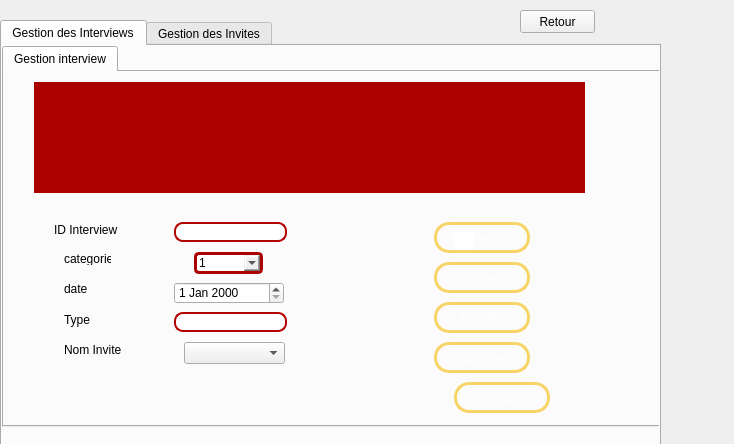
<?xml version="1.0" encoding="UTF-8"?>
<ui version="4.0">
 <class>gestion_invite</class>
 <widget class="QWidget" name="gestion_invite">
  <property name="geometry">
   <rect>
    <x>0</x>
    <y>0</y>
    <width>734</width>
    <height>444</height>
   </rect>
  </property>
  <property name="windowTitle">
   <string>Form</string>
  </property>
  <widget class="QTabWidget" name="tabWidget_2">
   <property name="geometry">
    <rect>
     <x>0</x>
     <y>20</y>
     <width>661</width>
     <height>431</height>
    </rect>
   </property>
   <property name="currentIndex">
    <number>0</number>
   </property>
   <widget class="QWidget" name="tab_4">
    <attribute name="title">
     <string>Gestion des Interviews</string>
    </attribute>
    <widget class="QTabWidget" name="tabWidget">
     <property name="geometry">
      <rect>
       <x>0</x>
       <y>0</y>
       <width>661</width>
       <height>381</height>
      </rect>
     </property>
     <property name="currentIndex">
      <number>0</number>
     </property>
     <widget class="QWidget" name="tab_2">
      <attribute name="title">
       <string>Gestion interview</string>
      </attribute>
      <widget class="QTableView" name="tabchambre">
       <property name="geometry">
        <rect>
         <x>30</x>
         <y>10</y>
         <width>551</width>
         <height>111</height>
        </rect>
       </property>
       <property name="styleSheet">
        <string notr="true">QWidget {
    background-color: #aa0000;
    color: #fffff8;
}
QTableView{border: 6px solid #aa0000; /*other code about padding background stc*/ ;}
QHeaderView::section {
    background-color: #aaaa7f;
    padding: 4px;
    border: 1px solid #fffff8;
    font-size: 8pt;
}

QTableWidget {
    gridline-color: #ff4842;
    font-size: 9pt;
}

QTableWidget QTableCornerButton::section {
    background-color: #ff4842;
    border: 1px solid #fffff8;
}</string>
       </property>
      </widget>
      <widget class="QPushButton" name="pb_ajouter">
       <property name="geometry">
        <rect>
         <x>430</x>
         <y>190</y>
         <width>96</width>
         <height>31</height>
        </rect>
       </property>
       <property name="styleSheet">
        <string notr="true"> QPushButton {
color: #ffffff;
border: 3px solid #f8d466;
font: 8pt &quot;MS Reference Sans Serif&quot;;
border-radius: 15px;
padding: 5px;
background: qradialgradient(cx: 0.3, cy: -0.4,
fx: 0.3, fy: -0.4,
radius: 3, stop: 0 #aa3118, stop: 1 #550000);
min-width: 80px;
}

QPushButton:hover {
background: qradialgradient(cx: 0.3, cy: -0.4,
fx: 0.3, fy: -0.4,
radius: 3, stop: 0 #aa3118, stop: 1 #552a2a);
}

 QPushButton:pressed {
background: qradialgradient(cx: 0.4, cy: -0.1,
fx: 0.4, fy: -0.1,
radius: 3, stop: 0 #aa3118, stop: 1 #554040);
}</string>
       </property>
       <property name="text">
        <string>Ajouter</string>
       </property>
      </widget>
      <widget class="QLabel" name="label_2">
       <property name="geometry">
        <rect>
         <x>60</x>
         <y>180</y>
         <width>47</width>
         <height>13</height>
        </rect>
       </property>
       <property name="text">
        <string>categorie</string>
       </property>
      </widget>
      <widget class="QLineEdit" name="lineEdit_num">
       <property name="geometry">
        <rect>
         <x>170</x>
         <y>150</y>
         <width>113</width>
         <height>20</height>
        </rect>
       </property>
       <property name="styleSheet">
        <string notr="true">QLineEdit
{
border-radius:9px;
border: 2px solid #b50000;
background: qradialgradient(cx: 0.3, cy: -0.4,
fx: 0.0, fy: -0.0,
radius: 1.89, stop: 0 #ffffff, stop: 1 #999);
}</string>
       </property>
      </widget>
      <widget class="QLabel" name="label">
       <property name="geometry">
        <rect>
         <x>50</x>
         <y>150</y>
         <width>81</width>
         <height>16</height>
        </rect>
       </property>
       <property name="text">
        <string>ID Interview</string>
       </property>
      </widget>
      <widget class="QPushButton" name="pb_supprimer">
       <property name="geometry">
        <rect>
         <x>430</x>
         <y>270</y>
         <width>96</width>
         <height>31</height>
        </rect>
       </property>
       <property name="styleSheet">
        <string notr="true"> QPushButton {
color: #ffffff;
border: 3px solid #f8d466;
font: 8pt &quot;MS Reference Sans Serif&quot;;
border-radius: 15px;
padding: 5px;
background: qradialgradient(cx: 0.3, cy: -0.4,
fx: 0.3, fy: -0.4,
radius: 3, stop: 0 #aa3118, stop: 1 #550000);
min-width: 80px;
}

QPushButton:hover {
background: qradialgradient(cx: 0.3, cy: -0.4,
fx: 0.3, fy: -0.4,
radius: 3, stop: 0 #aa3118, stop: 1 #552a2a);
}

 QPushButton:pressed {
background: qradialgradient(cx: 0.4, cy: -0.1,
fx: 0.4, fy: -0.1,
radius: 3, stop: 0 #aa3118, stop: 1 #554040);
}</string>
       </property>
       <property name="text">
        <string>Supprimer</string>
       </property>
      </widget>
      <widget class="QPushButton" name="pb_modifier">
       <property name="geometry">
        <rect>
         <x>430</x>
         <y>230</y>
         <width>96</width>
         <height>31</height>
        </rect>
       </property>
       <property name="styleSheet">
        <string notr="true"> QPushButton {
color: #ffffff;
border: 3px solid #f8d466;
font: 8pt &quot;MS Reference Sans Serif&quot;;
border-radius: 15px;
padding: 5px;
background: qradialgradient(cx: 0.3, cy: -0.4,
fx: 0.3, fy: -0.4,
radius: 3, stop: 0 #aa3118, stop: 1 #550000);
min-width: 80px;
}

QPushButton:hover {
background: qradialgradient(cx: 0.3, cy: -0.4,
fx: 0.3, fy: -0.4,
radius: 3, stop: 0 #aa3118, stop: 1 #552a2a);
}

 QPushButton:pressed {
background: qradialgradient(cx: 0.4, cy: -0.1,
fx: 0.4, fy: -0.1,
radius: 3, stop: 0 #aa3118, stop: 1 #554040);
}</string>
       </property>
       <property name="text">
        <string>Modifier</string>
       </property>
      </widget>
      <widget class="QPushButton" name="pb_rechercher">
       <property name="geometry">
        <rect>
         <x>430</x>
         <y>150</y>
         <width>96</width>
         <height>31</height>
        </rect>
       </property>
       <property name="styleSheet">
        <string notr="true"> QPushButton {
color: #ffffff;
border: 3px solid #f8d466;
font: 8pt &quot;MS Reference Sans Serif&quot;;
border-radius: 15px;
padding: 5px;
background: qradialgradient(cx: 0.3, cy: -0.4,
fx: 0.3, fy: -0.4,
radius: 3, stop: 0 #aa3118, stop: 1 #550000);
min-width: 80px;
}

QPushButton:hover {
background: qradialgradient(cx: 0.3, cy: -0.4,
fx: 0.3, fy: -0.4,
radius: 3, stop: 0 #aa3118, stop: 1 #552a2a);
}

 QPushButton:pressed {
background: qradialgradient(cx: 0.4, cy: -0.1,
fx: 0.4, fy: -0.1,
radius: 3, stop: 0 #aa3118, stop: 1 #554040);
}</string>
       </property>
       <property name="text">
        <string>Rechercher</string>
       </property>
      </widget>
      <widget class="QLineEdit" name="lineEdit_idservice">
       <property name="geometry">
        <rect>
         <x>170</x>
         <y>240</y>
         <width>113</width>
         <height>20</height>
        </rect>
       </property>
       <property name="styleSheet">
        <string notr="true">QLineEdit
{
border-radius:9px;
border: 2px solid #b50000;
background: qradialgradient(cx: 0.3, cy: -0.4,
fx: 0.0, fy: -0.0,
radius: 1.89, stop: 0 #ffffff, stop: 1 #999);
}
</string>
       </property>
       <property name="text">
        <string/>
       </property>
      </widget>
      <widget class="QLabel" name="label_4">
       <property name="geometry">
        <rect>
         <x>60</x>
         <y>210</y>
         <width>47</width>
         <height>13</height>
        </rect>
       </property>
       <property name="text">
        <string>date</string>
       </property>
      </widget>
      <widget class="QLabel" name="label_9">
       <property name="geometry">
        <rect>
         <x>60</x>
         <y>240</y>
         <width>71</width>
         <height>16</height>
        </rect>
       </property>
       <property name="text">
        <string>Type</string>
       </property>
      </widget>
      <widget class="QLineEdit" name="lineEdit_disponibilite">
       <property name="geometry">
        <rect>
         <x>450</x>
         <y>160</y>
         <width>20</width>
         <height>20</height>
        </rect>
       </property>
       <property name="styleSheet">
        <string notr="true">QLineEdit{
background-color: transparent;
border-image: url(:off.png);
background: none;
border: none;
background-repeat: none;
}</string>
       </property>
      </widget>
      <widget class="QLabel" name="label_11">
       <property name="geometry">
        <rect>
         <x>60</x>
         <y>270</y>
         <width>71</width>
         <height>16</height>
        </rect>
       </property>
       <property name="text">
        <string>Nom Invite</string>
       </property>
      </widget>
      <widget class="QComboBox" name="comboBox">
       <property name="geometry">
        <rect>
         <x>180</x>
         <y>270</y>
         <width>101</width>
         <height>22</height>
        </rect>
       </property>
      </widget>
      <widget class="QComboBox" name="comboBox_2">
       <property name="geometry">
        <rect>
         <x>190</x>
         <y>180</y>
         <width>69</width>
         <height>22</height>
        </rect>
       </property>
       <property name="styleSheet">
        <string notr="true">QComboBox {
	border: 3px solid #aa0000;
	border-radius: 5px;
	background:qradialgradient(cx: 0.3, cy: -0.4,
fx: 0.0, fy: -0.0,
radius: 1.89, stop: 0 #ffffff, stop: 1 #999);
	
}
</string>
       </property>
       <item>
        <property name="text">
         <string>1</string>
        </property>
       </item>
       <item>
        <property name="text">
         <string>2</string>
        </property>
       </item>
       <item>
        <property name="text">
         <string>3</string>
        </property>
       </item>
      </widget>
      <widget class="QDateEdit" name="dateEdit">
       <property name="geometry">
        <rect>
         <x>170</x>
         <y>210</y>
         <width>110</width>
         <height>22</height>
        </rect>
       </property>
       <property name="styleSheet">
        <string notr="true">QDate{
	border: 3px solid #aa0000;
	border-radius: 5px;
	background:qradialgradient(cx: 0.3, cy: -0.4,
fx: 0.0, fy: -0.0,
radius: 1.89, stop: 0 #ffffff, stop: 1 #999);
	
}
</string>
       </property>
      </widget>
      <widget class="QLabel" name="label_8">
       <property name="geometry">
        <rect>
         <x>-10</x>
         <y>-40</y>
         <width>671</width>
         <height>411</height>
        </rect>
       </property>
       <property name="styleSheet">
        <string notr="true">border-image: url(C:/Users/MY HP/Desktop/QT/Crud interview,invite/projet2020/malek/afficher5.png);



</string>
       </property>
       <property name="text">
        <string/>
       </property>
      </widget>
      <widget class="QPushButton" name="pb_supprimer_3">
       <property name="geometry">
        <rect>
         <x>450</x>
         <y>310</y>
         <width>96</width>
         <height>31</height>
        </rect>
       </property>
       <property name="styleSheet">
        <string notr="true"> QPushButton {
color: #ffffff;
border: 3px solid #f8d466;
font: 8pt &quot;MS Reference Sans Serif&quot;;
border-radius: 15px;
padding: 5px;
background: qradialgradient(cx: 0.3, cy: -0.4,
fx: 0.3, fy: -0.4,
radius: 3, stop: 0 #aa3118, stop: 1 #550000);
min-width: 80px;
}

QPushButton:hover {
background: qradialgradient(cx: 0.3, cy: -0.4,
fx: 0.3, fy: -0.4,
radius: 3, stop: 0 #aa3118, stop: 1 #552a2a);
}

 QPushButton:pressed {
background: qradialgradient(cx: 0.4, cy: -0.1,
fx: 0.4, fy: -0.1,
radius: 3, stop: 0 #aa3118, stop: 1 #554040);
}</string>
       </property>
       <property name="text">
        <string>Stat</string>
       </property>
      </widget>
      <zorder>label_8</zorder>
      <zorder>lineEdit_disponibilite</zorder>
      <zorder>tabchambre</zorder>
      <zorder>pb_ajouter</zorder>
      <zorder>label_2</zorder>
      <zorder>lineEdit_num</zorder>
      <zorder>label</zorder>
      <zorder>pb_supprimer</zorder>
      <zorder>pb_modifier</zorder>
      <zorder>pb_rechercher</zorder>
      <zorder>lineEdit_idservice</zorder>
      <zorder>label_4</zorder>
      <zorder>label_9</zorder>
      <zorder>label_11</zorder>
      <zorder>comboBox</zorder>
      <zorder>comboBox_2</zorder>
      <zorder>dateEdit</zorder>
      <zorder>pb_supprimer_3</zorder>
     </widget>
    </widget>
   </widget>
   <widget class="QWidget" name="tab_5">
    <attribute name="title">
     <string>Gestion des Invites</string>
    </attribute>
    <widget class="QTabWidget" name="tabWidget_3">
     <property name="geometry">
      <rect>
       <x>0</x>
       <y>0</y>
       <width>651</width>
       <height>391</height>
      </rect>
     </property>
     <property name="currentIndex">
      <number>0</number>
     </property>
     <widget class="QWidget" name="tab_6">
      <attribute name="title">
       <string>Ajouter invite</string>
      </attribute>
      <widget class="QLabel" name="label_5">
       <property name="geometry">
        <rect>
         <x>60</x>
         <y>150</y>
         <width>61</width>
         <height>16</height>
        </rect>
       </property>
       <property name="text">
        <string>Nom</string>
       </property>
      </widget>
      <widget class="QLineEdit" name="lineEdit_id_3">
       <property name="geometry">
        <rect>
         <x>170</x>
         <y>150</y>
         <width>113</width>
         <height>20</height>
        </rect>
       </property>
       <property name="styleSheet">
        <string notr="true">QLineEdit
{
border-radius:9px;
border: 2px solid #b50000;
background: qradialgradient(cx: 0.3, cy: -0.4,
fx: 0.0, fy: -0.0,
radius: 1.89, stop: 0 #ffffff, stop: 1 #999);
}</string>
       </property>
      </widget>
      <widget class="QLabel" name="label_6">
       <property name="geometry">
        <rect>
         <x>60</x>
         <y>190</y>
         <width>61</width>
         <height>16</height>
        </rect>
       </property>
       <property name="text">
        <string>Date</string>
       </property>
      </widget>
      <widget class="QLabel" name="label_7">
       <property name="geometry">
        <rect>
         <x>60</x>
         <y>240</y>
         <width>61</width>
         <height>16</height>
        </rect>
       </property>
       <property name="text">
        <string>Heure</string>
       </property>
      </widget>
      <widget class="QPushButton" name="pb_ajouter_2">
       <property name="geometry">
        <rect>
         <x>400</x>
         <y>190</y>
         <width>96</width>
         <height>31</height>
        </rect>
       </property>
       <property name="styleSheet">
        <string notr="true"> QPushButton {
color: #ffffff;
border: 3px solid #f8d466;
font: 8pt &quot;MS Reference Sans Serif&quot;;
border-radius: 15px;
padding: 5px;
background: qradialgradient(cx: 0.3, cy: -0.4,
fx: 0.3, fy: -0.4,
radius: 3, stop: 0 #aa3118, stop: 1 #550000);
min-width: 80px;
}

QPushButton:hover {
background: qradialgradient(cx: 0.3, cy: -0.4,
fx: 0.3, fy: -0.4,
radius: 3, stop: 0 #aa3118, stop: 1 #552a2a);
}

 QPushButton:pressed {
background: qradialgradient(cx: 0.4, cy: -0.1,
fx: 0.4, fy: -0.1,
radius: 3, stop: 0 #aa3118, stop: 1 #554040);
}</string>
       </property>
       <property name="text">
        <string>Ajouter</string>
       </property>
      </widget>
      <widget class="QLineEdit" name="lineEdit_prix_2">
       <property name="geometry">
        <rect>
         <x>170</x>
         <y>280</y>
         <width>113</width>
         <height>20</height>
        </rect>
       </property>
       <property name="styleSheet">
        <string notr="true">QLineEdit
{
border-radius:9px;
border: 2px solid #b50000;
background: qradialgradient(cx: 0.3, cy: -0.4,
fx: 0.0, fy: -0.0,
radius: 1.89, stop: 0 #ffffff, stop: 1 #999);
}</string>
       </property>
      </widget>
      <widget class="QLabel" name="label_10">
       <property name="geometry">
        <rect>
         <x>70</x>
         <y>290</y>
         <width>47</width>
         <height>13</height>
        </rect>
       </property>
       <property name="text">
        <string>statut</string>
       </property>
      </widget>
      <widget class="QPushButton" name="pb_modifier_4">
       <property name="geometry">
        <rect>
         <x>400</x>
         <y>232</y>
         <width>96</width>
         <height>31</height>
        </rect>
       </property>
       <property name="styleSheet">
        <string notr="true"> QPushButton {
color: #ffffff;
border: 3px solid #f8d466;
font: 8pt &quot;MS Reference Sans Serif&quot;;
border-radius: 15px;
padding: 5px;
background: qradialgradient(cx: 0.3, cy: -0.4,
fx: 0.3, fy: -0.4,
radius: 3, stop: 0 #aa3118, stop: 1 #550000);
min-width: 80px;
}

QPushButton:hover {
background: qradialgradient(cx: 0.3, cy: -0.4,
fx: 0.3, fy: -0.4,
radius: 3, stop: 0 #aa3118, stop: 1 #552a2a);
}

 QPushButton:pressed {
background: qradialgradient(cx: 0.4, cy: -0.1,
fx: 0.4, fy: -0.1,
radius: 3, stop: 0 #aa3118, stop: 1 #554040);
}</string>
       </property>
       <property name="text">
        <string>Modifier</string>
       </property>
      </widget>
      <widget class="QPushButton" name="pb_supprimer_2">
       <property name="geometry">
        <rect>
         <x>400</x>
         <y>270</y>
         <width>96</width>
         <height>31</height>
        </rect>
       </property>
       <property name="styleSheet">
        <string notr="true"> QPushButton {
color: #ffffff;
border: 3px solid #f8d466;
font: 8pt &quot;MS Reference Sans Serif&quot;;
border-radius: 15px;
padding: 5px;
background: qradialgradient(cx: 0.3, cy: -0.4,
fx: 0.3, fy: -0.4,
radius: 3, stop: 0 #aa3118, stop: 1 #550000);
min-width: 80px;
}

QPushButton:hover {
background: qradialgradient(cx: 0.3, cy: -0.4,
fx: 0.3, fy: -0.4,
radius: 3, stop: 0 #aa3118, stop: 1 #552a2a);
}

 QPushButton:pressed {
background: qradialgradient(cx: 0.4, cy: -0.1,
fx: 0.4, fy: -0.1,
radius: 3, stop: 0 #aa3118, stop: 1 #554040);
}</string>
       </property>
       <property name="text">
        <string>Supprimer</string>
       </property>
      </widget>
      <widget class="QTableView" name="tabservicech">
       <property name="geometry">
        <rect>
         <x>20</x>
         <y>20</y>
         <width>481</width>
         <height>111</height>
        </rect>
       </property>
       <property name="styleSheet">
        <string notr="true">QWidget {
    background-color: #aa0000;
    color: #fffff8;
}
QTableView{border: 6px solid #aa0000; /*other code about padding background stc*/ ;}
QHeaderView::section {
    background-color: #aaaa7f;
    padding: 4px;
    border: 1px solid #fffff8;
    font-size: 8pt;
}

QTableWidget {
    gridline-color: #ff4842;
    font-size: 9pt;
}

QTableWidget QTableCornerButton::section {
    background-color: #ff4842;
    border: 1px solid #fffff8;
}</string>
       </property>
      </widget>
      <widget class="QLineEdit" name="lineEdit_dispo">
       <property name="geometry">
        <rect>
         <x>420</x>
         <y>190</y>
         <width>20</width>
         <height>20</height>
        </rect>
       </property>
       <property name="styleSheet">
        <string notr="true">QLineEdit{
background-color: transparent;
border-image: url(:off.png);
background: none;
border: none;
background-repeat: none;
}</string>
       </property>
      </widget>
      <widget class="QLineEdit" name="lineEdit">
       <property name="geometry">
        <rect>
         <x>170</x>
         <y>240</y>
         <width>113</width>
         <height>20</height>
        </rect>
       </property>
       <property name="styleSheet">
        <string notr="true">QLineEdit
{
border-radius:9px;
border: 2px solid #b50000;
background: qradialgradient(cx: 0.3, cy: -0.4,
fx: 0.0, fy: -0.0,
radius: 1.89, stop: 0 #ffffff, stop: 1 #999);
}</string>
       </property>
      </widget>
      <widget class="QPushButton" name="pushButton">
       <property name="geometry">
        <rect>
         <x>400</x>
         <y>150</y>
         <width>96</width>
         <height>31</height>
        </rect>
       </property>
       <property name="styleSheet">
        <string notr="true"> QPushButton {
color: #ffffff;
border: 3px solid #f8d466;
font: 8pt &quot;MS Reference Sans Serif&quot;;
border-radius: 15px;
padding: 5px;
background: qradialgradient(cx: 0.3, cy: -0.4,
fx: 0.3, fy: -0.4,
radius: 3, stop: 0 #aa3118, stop: 1 #550000);
min-width: 80px;
}

QPushButton:hover {
background: qradialgradient(cx: 0.3, cy: -0.4,
fx: 0.3, fy: -0.4,
radius: 3, stop: 0 #aa3118, stop: 1 #552a2a);
}

 QPushButton:pressed {
background: qradialgradient(cx: 0.4, cy: -0.1,
fx: 0.4, fy: -0.1,
radius: 3, stop: 0 #aa3118, stop: 1 #554040);
}</string>
       </property>
       <property name="text">
        <string>rechercher</string>
       </property>
      </widget>
      <widget class="QDateEdit" name="dateEdit_2">
       <property name="geometry">
        <rect>
         <x>170</x>
         <y>190</y>
         <width>110</width>
         <height>22</height>
        </rect>
       </property>
       <property name="styleSheet">
        <string notr="true">QDate
{
border-radius:9px;
border: 2px solid #b50000;
background: qradialgradient(cx: 0.3, cy: -0.4,
fx: 0.0, fy: -0.0,
radius: 1.89, stop: 0 #ffffff, stop: 1 #999);
}</string>
       </property>
      </widget>
      <widget class="QLabel" name="label_3">
       <property name="geometry">
        <rect>
         <x>0</x>
         <y>0</y>
         <width>651</width>
         <height>391</height>
        </rect>
       </property>
       <property name="styleSheet">
        <string notr="true">border-image: url(C:/Users/MY HP/Desktop/QT/Crud interview,invite/projet2020/malek/afficher5.png);



</string>
       </property>
       <property name="text">
        <string/>
       </property>
      </widget>
      <zorder>label_3</zorder>
      <zorder>lineEdit_dispo</zorder>
      <zorder>label_5</zorder>
      <zorder>lineEdit_id_3</zorder>
      <zorder>label_6</zorder>
      <zorder>label_7</zorder>
      <zorder>pb_ajouter_2</zorder>
      <zorder>lineEdit_prix_2</zorder>
      <zorder>label_10</zorder>
      <zorder>pb_modifier_4</zorder>
      <zorder>pb_supprimer_2</zorder>
      <zorder>tabservicech</zorder>
      <zorder>lineEdit</zorder>
      <zorder>pushButton</zorder>
      <zorder>dateEdit_2</zorder>
     </widget>
     <widget class="QWidget" name="tab">
      <attribute name="title">
       <string>Page</string>
      </attribute>
      <widget class="QLabel" name="label_28">
       <property name="geometry">
        <rect>
         <x>41</x>
         <y>117</y>
         <width>50</width>
         <height>20</height>
        </rect>
       </property>
       <property name="text">
        <string>Password:</string>
       </property>
      </widget>
      <widget class="QLabel" name="label_25">
       <property name="geometry">
        <rect>
         <x>41</x>
         <y>30</y>
         <width>63</width>
         <height>20</height>
        </rect>
       </property>
       <property name="text">
        <string>Smtp-server:</string>
       </property>
      </widget>
      <widget class="QLineEdit" name="uname">
       <property name="geometry">
        <rect>
         <x>110</x>
         <y>88</y>
         <width>490</width>
         <height>20</height>
        </rect>
       </property>
       <property name="text">
        <string/>
       </property>
      </widget>
      <widget class="QLabel" name="label_31">
       <property name="geometry">
        <rect>
         <x>41</x>
         <y>204</y>
         <width>46</width>
         <height>22</height>
        </rect>
       </property>
       <property name="text">
        <string>Message:</string>
       </property>
      </widget>
      <widget class="QLineEdit" name="port">
       <property name="geometry">
        <rect>
         <x>110</x>
         <y>59</y>
         <width>490</width>
         <height>20</height>
        </rect>
       </property>
       <property name="text">
        <string>465</string>
       </property>
       <property name="echoMode">
        <enum>QLineEdit::Password</enum>
       </property>
      </widget>
      <widget class="QLineEdit" name="subject">
       <property name="geometry">
        <rect>
         <x>110</x>
         <y>175</y>
         <width>490</width>
         <height>20</height>
        </rect>
       </property>
      </widget>
      <widget class="QLabel" name="label_30">
       <property name="geometry">
        <rect>
         <x>41</x>
         <y>175</y>
         <width>40</width>
         <height>20</height>
        </rect>
       </property>
       <property name="text">
        <string>Subject:</string>
       </property>
      </widget>
      <widget class="QLabel" name="label_29">
       <property name="geometry">
        <rect>
         <x>41</x>
         <y>146</y>
         <width>59</width>
         <height>20</height>
        </rect>
       </property>
       <property name="text">
        <string>Recipant to:</string>
       </property>
      </widget>
      <widget class="QLineEdit" name="paswd">
       <property name="geometry">
        <rect>
         <x>110</x>
         <y>117</y>
         <width>490</width>
         <height>20</height>
        </rect>
       </property>
       <property name="inputMask">
        <string/>
       </property>
       <property name="text">
        <string/>
       </property>
       <property name="echoMode">
        <enum>QLineEdit::Password</enum>
       </property>
      </widget>
      <widget class="QLabel" name="label_26">
       <property name="geometry">
        <rect>
         <x>41</x>
         <y>59</y>
         <width>59</width>
         <height>20</height>
        </rect>
       </property>
       <property name="text">
        <string>Server port:</string>
       </property>
      </widget>
      <widget class="QLabel" name="label_27">
       <property name="geometry">
        <rect>
         <x>41</x>
         <y>88</y>
         <width>52</width>
         <height>20</height>
        </rect>
       </property>
       <property name="text">
        <string>Username:</string>
       </property>
      </widget>
      <widget class="QLineEdit" name="rcpt">
       <property name="geometry">
        <rect>
         <x>110</x>
         <y>146</y>
         <width>490</width>
         <height>20</height>
        </rect>
       </property>
      </widget>
      <widget class="QPlainTextEdit" name="msg">
       <property name="geometry">
        <rect>
         <x>110</x>
         <y>204</y>
         <width>490</width>
         <height>71</height>
        </rect>
       </property>
      </widget>
      <widget class="QWidget" name="layoutWidget_2">
       <property name="geometry">
        <rect>
         <x>250</x>
         <y>279</y>
         <width>211</width>
         <height>61</height>
        </rect>
       </property>
       <layout class="QHBoxLayout" name="horizontalLayout">
        <item>
         <spacer name="horizontalSpacer">
          <property name="orientation">
           <enum>Qt::Horizontal</enum>
          </property>
          <property name="sizeHint" stdset="0">
           <size>
            <width>40</width>
            <height>20</height>
           </size>
          </property>
         </spacer>
        </item>
        <item>
         <widget class="QPushButton" name="sendBtn">
          <property name="styleSheet">
           <string notr="true"> QPushButton {
color: #ffffff;
border: 3px solid #f8d466;
font: 8pt &quot;MS Reference Sans Serif&quot;;
border-radius: 15px;
padding: 5px;
background: qradialgradient(cx: 0.3, cy: -0.4,
fx: 0.3, fy: -0.4,
radius: 3, stop: 0 #aa3118, stop: 1 #550000);
min-width: 80px;
}

QPushButton:hover {
background: qradialgradient(cx: 0.3, cy: -0.4,
fx: 0.3, fy: -0.4,
radius: 3, stop: 0 #aa3118, stop: 1 #552a2a);
}

 QPushButton:pressed {
background: qradialgradient(cx: 0.4, cy: -0.1,
fx: 0.4, fy: -0.1,
radius: 3, stop: 0 #aa3118, stop: 1 #554040);
}</string>
          </property>
          <property name="text">
           <string>Send</string>
          </property>
         </widget>
        </item>
        <item>
         <widget class="QPushButton" name="exitBtn">
          <property name="styleSheet">
           <string notr="true"> QPushButton {
color: #ffffff;
border: 3px solid #f8d466;
font: 8pt &quot;MS Reference Sans Serif&quot;;
border-radius: 15px;
padding: 5px;
background: qradialgradient(cx: 0.3, cy: -0.4,
fx: 0.3, fy: -0.4,
radius: 3, stop: 0 #aa3118, stop: 1 #550000);
min-width: 80px;
}

QPushButton:hover {
background: qradialgradient(cx: 0.3, cy: -0.4,
fx: 0.3, fy: -0.4,
radius: 3, stop: 0 #aa3118, stop: 1 #552a2a);
}

 QPushButton:pressed {
background: qradialgradient(cx: 0.4, cy: -0.1,
fx: 0.4, fy: -0.1,
radius: 3, stop: 0 #aa3118, stop: 1 #554040);
}</string>
          </property>
          <property name="text">
           <string>Exit</string>
          </property>
         </widget>
        </item>
       </layout>
      </widget>
      <widget class="QLineEdit" name="server">
       <property name="geometry">
        <rect>
         <x>110</x>
         <y>30</y>
         <width>490</width>
         <height>20</height>
        </rect>
       </property>
       <property name="text">
        <string>smtp.gmail.com</string>
       </property>
       <property name="echoMode">
        <enum>QLineEdit::Password</enum>
       </property>
      </widget>
     </widget>
    </widget>
   </widget>
  </widget>
  <widget class="QPushButton" name="pushButton_2">
   <property name="geometry">
    <rect>
     <x>520</x>
     <y>10</y>
     <width>75</width>
     <height>23</height>
    </rect>
   </property>
   <property name="text">
    <string>Retour</string>
   </property>
  </widget>
 </widget>
 <resources/>
 <connections/>
</ui>
